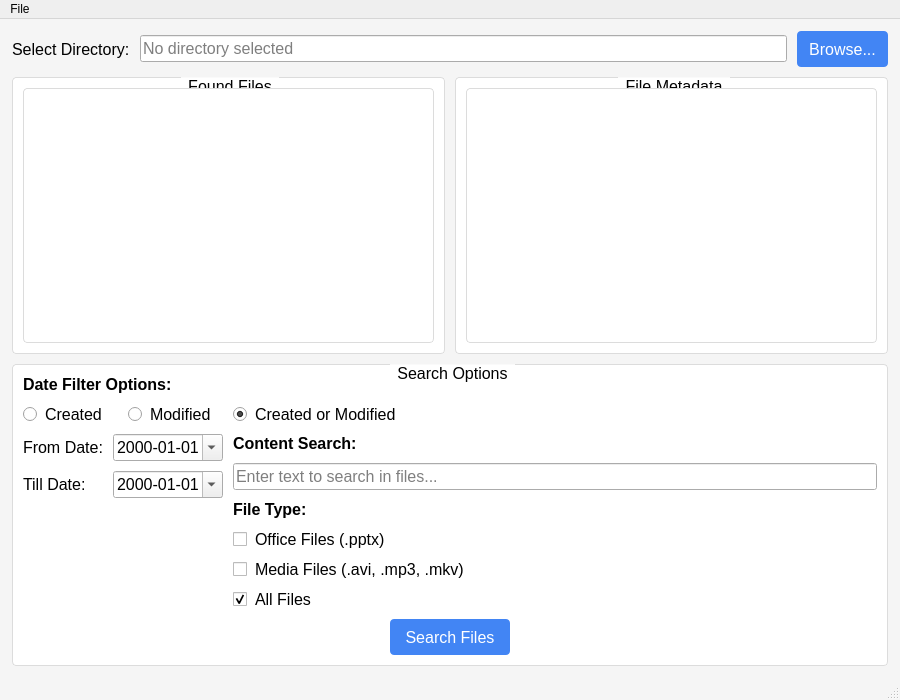
<?xml version="1.0" encoding="UTF-8"?>
<ui version="4.0">
 <class>MainWindow</class>
 <widget class="QMainWindow" name="MainWindow">
  <property name="geometry">
   <rect>
    <x>0</x>
    <y>0</y>
    <width>900</width>
    <height>700</height>
   </rect>
  </property>
  <property name="windowTitle">
   <string>File Finder</string>
  </property>
  <property name="styleSheet">
   <string notr="true">QMainWindow {
    background-color: #f5f5f5;
    font-size: 12pt;
}
QPushButton {
    background-color: #4285f4;
    color: white;
    border: none;
    border-radius: 4px;
    padding: 6px 12px;
    min-height: 24px;
    font-size: 12pt;
}
QPushButton:hover {
    background-color: #3275e4;
}
QPushButton:pressed {
    background-color: #2265d4;
}
QListView, QTableView {
    border: 1px solid #dcdcdc;
    border-radius: 4px;
    background-color: white;
    font-size: 12pt;
}
QCheckBox, QRadioButton {
    spacing: 8px;
    font-size: 12pt;
}
QGroupBox {
    border: 1px solid #dcdcdc;
    border-radius: 4px;
    margin-top: 1ex;
    padding-top: 1ex;
    background-color: #ffffff;
    font-size: 12pt;
}
QGroupBox::title {
    subcontrol-origin: margin;
    subcontrol-position: top center;
    padding: 0 5px;
}
QLabel {
    font-size: 12pt;
}
QLineEdit {
    font-size: 12pt;
}
QDateEdit {
    font-size: 12pt;
}</string>
  </property>
  <widget class="QWidget" name="centralwidget">
   <layout class="QGridLayout" name="gridLayout">
    <property name="leftMargin">
     <number>12</number>
    </property>
    <property name="topMargin">
     <number>12</number>
    </property>
    <property name="rightMargin">
     <number>12</number>
    </property>
    <property name="bottomMargin">
     <number>12</number>
    </property>
    <property name="spacing">
     <number>10</number>
    </property>
    <item row="0" column="0" colspan="2">
     <layout class="QHBoxLayout" name="horizontalLayout">
      <item>
       <widget class="QLabel" name="directoryLabel">
        <property name="text">
         <string>Select Directory:</string>
        </property>
        <property name="font">
         <font>
          <pointsize>12</pointsize>
         </font>
        </property>
       </widget>
      </item>
      <item>
       <widget class="QLineEdit" name="directory_lineEdit">
        <property name="readOnly">
         <bool>true</bool>
        </property>
        <property name="placeholderText">
         <string>No directory selected</string>
        </property>
        <property name="font">
         <font>
          <pointsize>12</pointsize>
         </font>
        </property>
       </widget>
      </item>
      <item>
       <widget class="QPushButton" name="select_pushButton">
        <property name="text">
         <string>Browse...</string>
        </property>
        <property name="icon">
         <iconset>
          <normaloff>icons/folder.png</normaloff>icons/folder.png
         </iconset>
        </property>
        <property name="font">
         <font>
          <pointsize>12</pointsize>
         </font>
        </property>
       </widget>
      </item>
     </layout>
    </item>
    <item row="1" column="0">
     <widget class="QGroupBox" name="filesGroupBox">
      <property name="title">
       <string>Found Files</string>
      </property>
      <property name="font">
       <font>
        <pointsize>12</pointsize>
       </font>
      </property>
      <layout class="QVBoxLayout" name="verticalLayout">
       <property name="spacing">
        <number>6</number>
       </property>
       <property name="leftMargin">
        <number>10</number>
       </property>
       <property name="topMargin">
        <number>10</number>
       </property>
       <property name="rightMargin">
        <number>10</number>
       </property>
       <property name="bottomMargin">
        <number>10</number>
       </property>
       <item>
        <widget class="QListView" name="listView">
         <property name="alternatingRowColors">
          <bool>true</bool>
         </property>
         <property name="selectionMode">
          <enum>QAbstractItemView::SingleSelection</enum>
         </property>
         <property name="toolTip">
          <string>Double-click to open a file</string>
         </property>
         <property name="font">
          <font>
           <pointsize>12</pointsize>
          </font>
         </property>
        </widget>
       </item>
      </layout>
     </widget>
    </item>
    <item row="1" column="1">
     <widget class="QGroupBox" name="metaInfoGroupBox">
      <property name="title">
       <string>File Metadata</string>
      </property>
      <property name="font">
       <font>
        <pointsize>12</pointsize>
       </font>
      </property>
      <layout class="QVBoxLayout" name="verticalLayout_2">
       <property name="spacing">
        <number>6</number>
       </property>
       <property name="leftMargin">
        <number>10</number>
       </property>
       <property name="topMargin">
        <number>10</number>
       </property>
       <property name="rightMargin">
        <number>10</number>
       </property>
       <property name="bottomMargin">
        <number>10</number>
       </property>
       <item>
        <widget class="QTableView" name="meta_info_tableView">
         <property name="alternatingRowColors">
          <bool>true</bool>
         </property>
         <property name="selectionMode">
          <enum>QAbstractItemView::SingleSelection</enum>
         </property>
         <property name="toolTip">
          <string>Metadata information of the selected file</string>
         </property>
         <property name="font">
          <font>
           <pointsize>12</pointsize>
          </font>
         </property>
        </widget>
       </item>
      </layout>
     </widget>
    </item>
    <item row="2" column="0" colspan="2">
     <widget class="QGroupBox" name="searchOptionsGroupBox">
      <property name="title">
       <string>Search Options</string>
      </property>
      <property name="font">
       <font>
        <pointsize>12</pointsize>
       </font>
      </property>
      <layout class="QGridLayout" name="gridLayout_2">
       <property name="leftMargin">
        <number>10</number>
       </property>
       <property name="topMargin">
        <number>10</number>
       </property>
       <property name="rightMargin">
        <number>10</number>
       </property>
       <property name="bottomMargin">
        <number>10</number>
       </property>
       <property name="spacing">
        <number>10</number>
       </property>
       <item row="0" column="0" colspan="3">
        <widget class="QLabel" name="dateFilterLabel">
         <property name="font">
          <font>
           <weight>75</weight>
           <bold>true</bold>
           <pointsize>12</pointsize>
          </font>
         </property>
         <property name="text">
          <string>Date Filter Options:</string>
         </property>
        </widget>
       </item>
       <item row="1" column="0">
        <widget class="QRadioButton" name="created_radioButton">
         <property name="text">
          <string>Created</string>
         </property>
         <property name="toolTip">
          <string>Filter by creation date</string>
         </property>
         <property name="font">
          <font>
           <pointsize>12</pointsize>
          </font>
         </property>
        </widget>
       </item>
       <item row="1" column="1">
        <widget class="QRadioButton" name="modified_radioButton">
         <property name="text">
          <string>Modified</string>
         </property>
         <property name="toolTip">
          <string>Filter by modification date</string>
         </property>
         <property name="font">
          <font>
           <pointsize>12</pointsize>
          </font>
         </property>
        </widget>
       </item>
       <item row="1" column="2">
        <widget class="QRadioButton" name="created_modified_radioButton">
         <property name="text">
          <string>Created or Modified</string>
         </property>
         <property name="toolTip">
          <string>Filter by either creation or modification date</string>
         </property>
         <property name="checked">
          <bool>true</bool>
         </property>
         <property name="font">
          <font>
           <pointsize>12</pointsize>
          </font>
         </property>
        </widget>
       </item>
       <item row="2" column="0" colspan="2">
        <layout class="QFormLayout" name="formLayout">
         <property name="horizontalSpacing">
          <number>10</number>
         </property>
         <property name="verticalSpacing">
          <number>10</number>
         </property>
         <item row="0" column="0">
          <widget class="QLabel" name="fromDateLabel">
           <property name="text">
            <string>From Date:</string>
           </property>
           <property name="font">
            <font>
             <pointsize>12</pointsize>
            </font>
           </property>
          </widget>
         </item>
         <item row="0" column="1">
          <widget class="QDateEdit" name="from_dateEdit">
           <property name="calendarPopup">
            <bool>true</bool>
           </property>
           <property name="displayFormat">
            <string>yyyy-MM-dd</string>
           </property>
           <property name="toolTip">
            <string>Start date for filtering</string>
           </property>
           <property name="font">
            <font>
             <pointsize>12</pointsize>
            </font>
           </property>
          </widget>
         </item>
         <item row="1" column="0">
          <widget class="QLabel" name="tillDateLabel">
           <property name="text">
            <string>Till Date:</string>
           </property>
           <property name="font">
            <font>
             <pointsize>12</pointsize>
            </font>
           </property>
          </widget>
         </item>
         <item row="1" column="1">
          <widget class="QDateEdit" name="till_dateEdit">
           <property name="calendarPopup">
            <bool>true</bool>
           </property>
           <property name="displayFormat">
            <string>yyyy-MM-dd</string>
           </property>
           <property name="toolTip">
            <string>End date for filtering</string>
           </property>
           <property name="font">
            <font>
             <pointsize>12</pointsize>
            </font>
           </property>
          </widget>
         </item>
        </layout>
       </item>
       <item row="2" column="2">
        <layout class="QVBoxLayout" name="verticalLayout_3">
         <item>
          <widget class="QLabel" name="contentSearchLabel">
           <property name="font">
            <font>
             <weight>75</weight>
             <bold>true</bold>
             <pointsize>12</pointsize>
            </font>
           </property>
           <property name="text">
            <string>Content Search:</string>
           </property>
          </widget>
         </item>
         <item>
          <widget class="QLineEdit" name="content_search_lineEdit">
           <property name="placeholderText">
            <string>Enter text to search in files...</string>
           </property>
           <property name="toolTip">
            <string>Enter text to search within files</string>
           </property>
           <property name="font">
            <font>
             <pointsize>12</pointsize>
            </font>
           </property>
          </widget>
         </item>
         <item>
          <widget class="QLabel" name="fileTypeLabel">
           <property name="font">
            <font>
             <weight>75</weight>
             <bold>true</bold>
             <pointsize>12</pointsize>
            </font>
           </property>
           <property name="text">
            <string>File Type:</string>
           </property>
          </widget>
         </item>
         <item>
          <widget class="QCheckBox" name="office_checkBox">
           <property name="text">
            <string>Office Files (.pptx)</string>
           </property>
           <property name="toolTip">
            <string>Search for Office files (PowerPoint)</string>
           </property>
           <property name="font">
            <font>
             <pointsize>12</pointsize>
            </font>
           </property>
          </widget>
         </item>
         <item>
          <widget class="QCheckBox" name="media_checkBox">
           <property name="text">
            <string>Media Files (.avi, .mp3, .mkv)</string>
           </property>
           <property name="toolTip">
            <string>Search for media files</string>
           </property>
           <property name="font">
            <font>
             <pointsize>12</pointsize>
            </font>
           </property>
          </widget>
         </item>
         <item>
          <widget class="QCheckBox" name="all_checkBox">
           <property name="text">
            <string>All Files</string>
           </property>
           <property name="toolTip">
            <string>Search for all file types</string>
           </property>
           <property name="checked">
            <bool>true</bool>
           </property>
           <property name="font">
            <font>
             <pointsize>12</pointsize>
            </font>
           </property>
          </widget>
         </item>
        </layout>
       </item>
       <item row="3" column="0" colspan="3">
        <layout class="QHBoxLayout" name="horizontalLayout_2">
         <item>
          <spacer name="horizontalSpacer">
           <property name="orientation">
            <enum>Qt::Horizontal</enum>
           </property>
           <property name="sizeHint" stdset="0">
            <size>
             <width>40</width>
             <height>20</height>
            </size>
           </property>
          </spacer>
         </item>
         <item>
          <widget class="QPushButton" name="search_pushButton">
           <property name="minimumSize">
            <size>
             <width>120</width>
             <height>30</height>
            </size>
           </property>
           <property name="text">
            <string>Search Files</string>
           </property>
           <property name="icon">
            <iconset>
             <normaloff>icons/search.png</normaloff>icons/search.png
            </iconset>
           </property>
           <property name="toolTip">
            <string>Start searching for files</string>
           </property>
           <property name="font">
            <font>
             <pointsize>12</pointsize>
            </font>
           </property>
          </widget>
         </item>
         <item>
          <spacer name="horizontalSpacer_2">
           <property name="orientation">
            <enum>Qt::Horizontal</enum>
           </property>
           <property name="sizeHint" stdset="0">
            <size>
             <width>40</width>
             <height>20</height>
            </size>
           </property>
          </spacer>
         </item>
        </layout>
       </item>
      </layout>
     </widget>
    </item>
   </layout>
  </widget>
  <widget class="QMenuBar" name="menubar">
   <property name="geometry">
    <rect>
     <x>0</x>
     <y>0</y>
     <width>900</width>
     <height>22</height>
    </rect>
   </property>
   <widget class="QMenu" name="menuFile">
    <property name="title">
     <string>File</string>
    </property>
    <property name="font">
     <font>
      <pointsize>12</pointsize>
     </font>
    </property>
    <addaction name="actionexit"/>
   </widget>
   <addaction name="menuFile"/>
  </widget>
  <widget class="QStatusBar" name="statusbar"/>
  <action name="actionexit">
   <property name="text">
    <string>Exit</string>
   </property>
   <property name="shortcut">
    <string>Ctrl+Q</string>
   </property>
   <property name="font">
    <font>
     <pointsize>12</pointsize>
    </font>
   </property>
  </action>
 </widget>
 <resources/>
 <connections/>
</ui>
